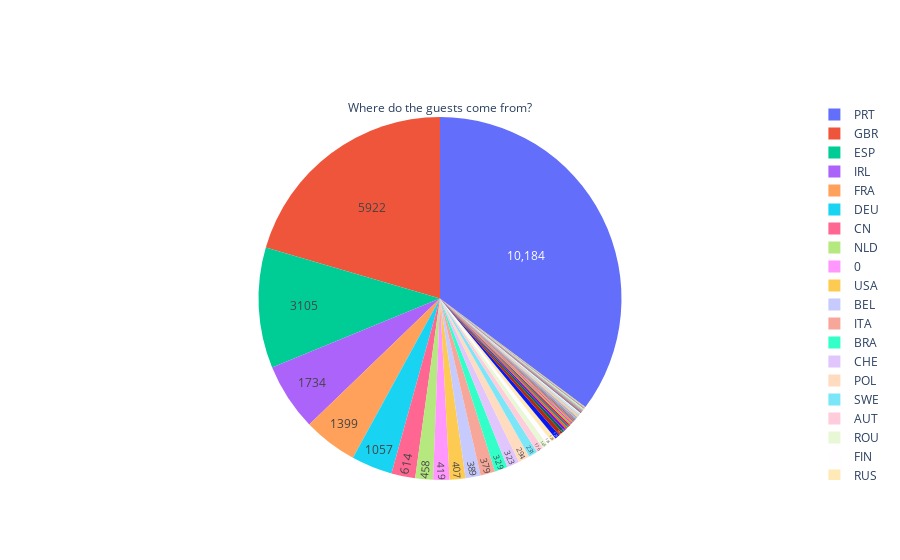

The notebook cell saved with this chart:
### Code cell
iplot([trace]);

### Figure 1 — Plotly figure (JSON) as saved in the notebook; plotly's stock layout.template omitted (floating-point values rounded to 4 significant figures)
{"data": [{"hoverinfo": "label+percent", "labels": ["PRT", "GBR", "ESP", "IRL", "FRA", "DEU", "CN", "NLD", 0, "USA", "BEL", "ITA", "BRA", "CHE", "POL", "SWE", "AUT", "ROU", "FIN", "RUS", "CHN", "NOR", "AUS", "DNK", "LUX", "ARG", "LTU", "MAR", "HUN", "IND", "LVA", "EST", "CZE", "UKR", "AGO", "TUR", "ISR", "NZL", "CHL", "ZAF", "TWN", "COL", "OMN", "SVN", "MYS", "PRI", "HRV", "JPN", "SVK", "GRC", "NGA", "GIB", "SRB", "PHL", "DZA", "MEX", "KOR", "ISL", "THA", "CYP", "IRN", "URY", "JAM", "CPV", "BGR", "GEO", "BLR", "SGP", "KAZ", "SUR", "CUB", "DOM", "LBN", "MOZ", "CAF", "IDN", "ARE", "CIV", "KWT", "ECU", "AND", "AZE", "CMR", "VEN", "CRI", "ZWE", "MWI", "ALB", "VNM", "ARM", "PAK", "MDV", "JOR", "MLT", "QAT", "SYR", "BWA", "BHS", "ZMB", "MDG", "PER", "NPL", "UGA", "MAC", "BIH", "BDI", "COM", "DJI", "HKG", "LKA", "CYM", "MUS", "SAU", "EGY", "UZB", "TGO", "PLW", "SMR", "MKD"], "textinfo": "value", "textposition": "inside", "title": {"position": "top center", "text": "Where do the guests come from?"}, "type": "pie", "values": [10184, 5922, 3105, 1734, 1399, 1057, 614, 458, 419, 407, 389, 379, 329, 323, 294, 231, 176, 145, 135, 128, 125, 100, 72, 60, 54, 48, 45, 39, 38, 33, 29, 29, 23, 23, 17, 16, 16, 14, 14, 13, 12, 12, 11, 10, 10, 9, 9, 9, 9, 8, 8, 7, 7, 7, 7, 6, 6, 6, 6, 6, 5, 5, 5, 5, 5, 4, 4, 4, 4, 4, 4, 3, 3, 3, 3, 3, 3, 2, 2, 2, 2, 2, 2, 2, 2, 2, 2, 2, 2, 2, 2, 2, 2, 2, 1, 1, 1, 1, 1, 1, 1, 1, 1, 1, 1, 1, 1, 1, 1, 1, 1, 1, 1, 1, 1, 1, 1, 1, 1]}], "layout": {}}
